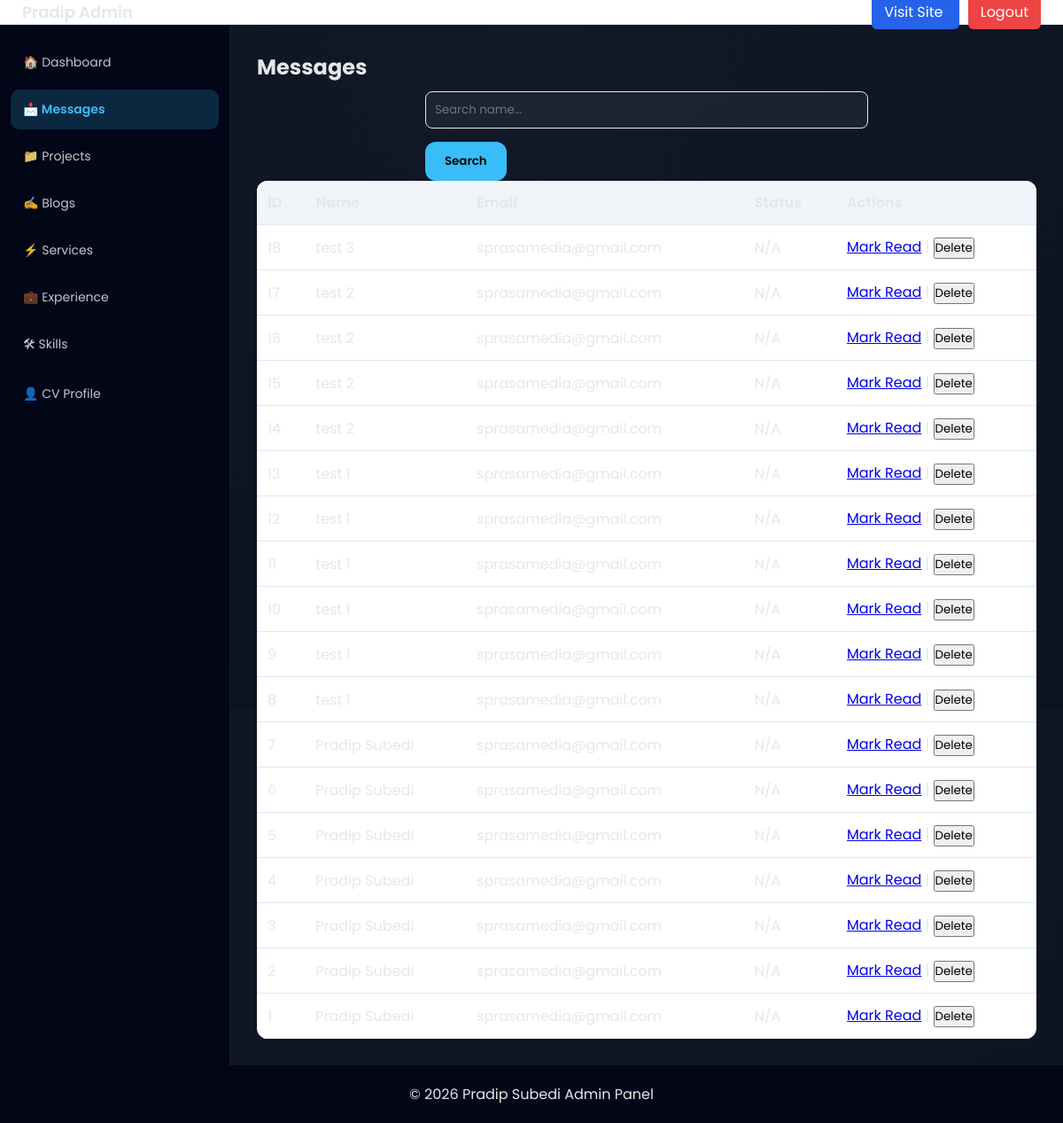
Page /admin/messages/index1.php (signed in) on the committed database.
### tables this page shows
CREATE TABLE `messages` (
  `id` int(11) NOT NULL,
  `name` varchar(100) DEFAULT NULL,
  `email` varchar(100) DEFAULT NULL,
  `message` text DEFAULT NULL,
  `created_at` timestamp NOT NULL DEFAULT current_timestamp()
);

### admin/messages/index1.php (the view, shortened to what this page needs)
<?php
require_once '../../includes/config.php';
$search = $_GET['search'] ?? '';
$searchParam = "%$search%";
$stmt = $conn->prepare("SELECT * FROM messages WHERE name LIKE ? ORDER BY id DESC");
$stmt->bind_param("s", $searchParam);
$stmt->execute();
$result = $stmt->get_result();
include '../layout/header.php';
?>
<link rel="stylesheet" href="<?= '/pradip/style.css' ?>">
<section class="admin-page">
<h1>Messages</h1>
<form method="GET">
<input type="text" name="search" placeholder="Search name..." value="<?= htmlspecialchars($search) ?>">
<button class="btn">Search</button>
</form>
<table class="admin-table">
<tr>
<th>ID</th><th>Name</th><th>Email</th><th>Status</th><th>Actions</th>
</tr>
<?php while($row = $result->fetch_assoc()): ?>
<tr>
<td><?= $row['id'] ?></td>
<td><?= htmlspecialchars($row['name']) ?></td>
<td><?= htmlspecialchars($row['email']) ?></td>
<td><?= $row['status'] ?? 'N/A' ?></td>
<td>
<a href="?read=<?= $row['id'] ?>">Mark Read</a> |
<form method="POST" style="display:inline;">
<button onclick="return confirm('Delete?')">Delete</button>
</form>
</td>
</tr>
<?php endwhile; ?>
</table>
</section>
<?php include '../layout/footer.php'; ?>

### admin/assets/admin.css (style rules this page uses)
* { margin: 0; padding: 0; box-sizing: border-box; }
body { font-family: "Segoe UI", sans-serif; background: #f8fafc; color: #1e293b; }
.btn { display: inline-block; background: #2563eb; color: white; padding: 8px 14px; border-radius: 6px; text-decoration: none; border: none; cursor: pointer; }
form input, form textarea { width: 100%; padding: 10px; border-radius: 8px; border: 1px solid #e2e8f0; margin-bottom: 15px; }
table { width: 100%; border-collapse: collapse; background: white; border-radius: 12px; overflow: hidden; }
table th, table td { padding: 12px; border-bottom: 1px solid #e2e8f0; }
table th { background: #f1f5f9; text-align: left; }

### style.css (style rules this page uses)
:root { --bg: #0b1220; --card: rgba(255,255,255,0.06); --border: rgba(255,255,255,0.12); --text: #e5e7eb; --muted: rgba(229,231,235,0.7); --primary: #38bdf8; }
* { margin:0; padding:0; box-sizing:border-box; font-family:Poppins,sans-serif; }
body { background: radial-gradient(circle at top, #111827, var(--bg)); color: var(--text); }
section { padding:0; }
.btn { background: var(--primary); color:#000; padding:12px 22px; border-radius:12px; font-weight:600; text-decoration:none; display:inline-block; transition:0.3s; position:relative; overflow:hidden; }
.btn::after { content:""; position:absolute; width:0; height:0; background:rgba(255,255,255,0.4); border-radius:50%; transform:translate(-50%,-50%); transition:0.4s; }
form { max-width:500px; margin:auto; }
input, textarea { width:100%; padding:12px; margin:10px 0; border-radius:8px; border:1px solid var(--border); background: rgba(255,255,255,0.05); color:#fff; }

### rows in the picture
messages: id "18", name "test 3", email "sprasamedia@gmail.com", status "N/A"
messages: id "17", name "test 2", email "sprasamedia@gmail.com", status "N/A"
messages: id "16", name "test 2", email "sprasamedia@gmail.com", status "N/A"
messages: id "15", name "test 2", email "sprasamedia@gmail.com", status "N/A"
messages: id "14", name "test 2", email "sprasamedia@gmail.com", status "N/A"
messages: id "13", name "test 1", email "sprasamedia@gmail.com", status "N/A"
messages: id "12", name "test 1", email "sprasamedia@gmail.com", status "N/A"
messages: id "11", name "test 1", email "sprasamedia@gmail.com", status "N/A"
messages: id "10", name "test 1", email "sprasamedia@gmail.com", status "N/A"
messages: id "9", name "test 1", email "sprasamedia@gmail.com", status "N/A"
messages: id "8", name "test 1", email "sprasamedia@gmail.com", status "N/A"
messages: id "7", name "Pradip Subedi", email "sprasamedia@gmail.com", status "N/A"
messages: id "6", name "Pradip Subedi", email "sprasamedia@gmail.com", status "N/A"
messages: id "5", name "Pradip Subedi", email "sprasamedia@gmail.com", status "N/A"
messages: id "4", name "Pradip Subedi", email "sprasamedia@gmail.com", status "N/A"
messages: id "3", name "Pradip Subedi", email "sprasamedia@gmail.com", status "N/A"
messages: id "2", name "Pradip Subedi", email "sprasamedia@gmail.com", status "N/A"
messages: id "1", name "Pradip Subedi", email "sprasamedia@gmail.com", status "N/A"
